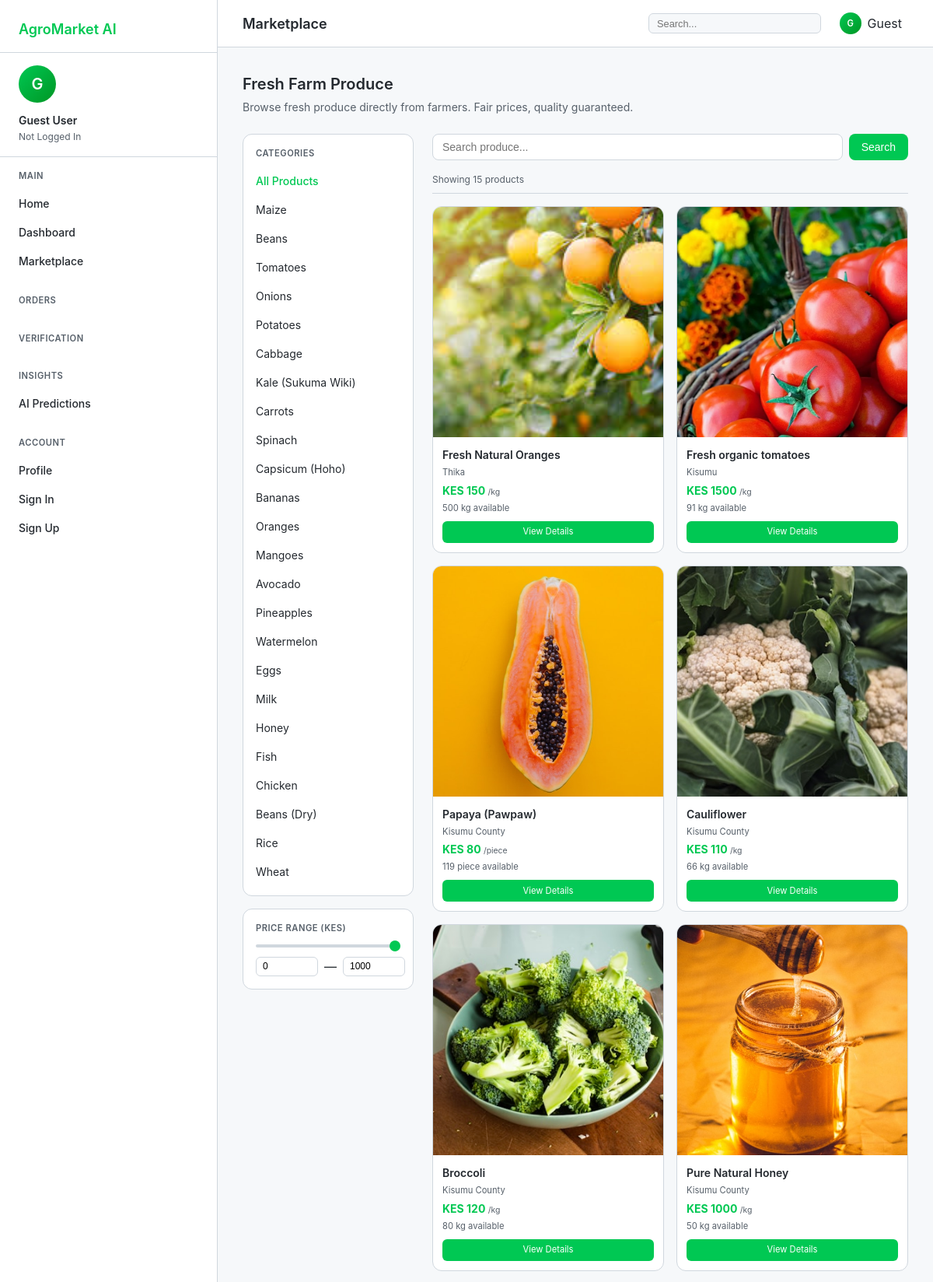
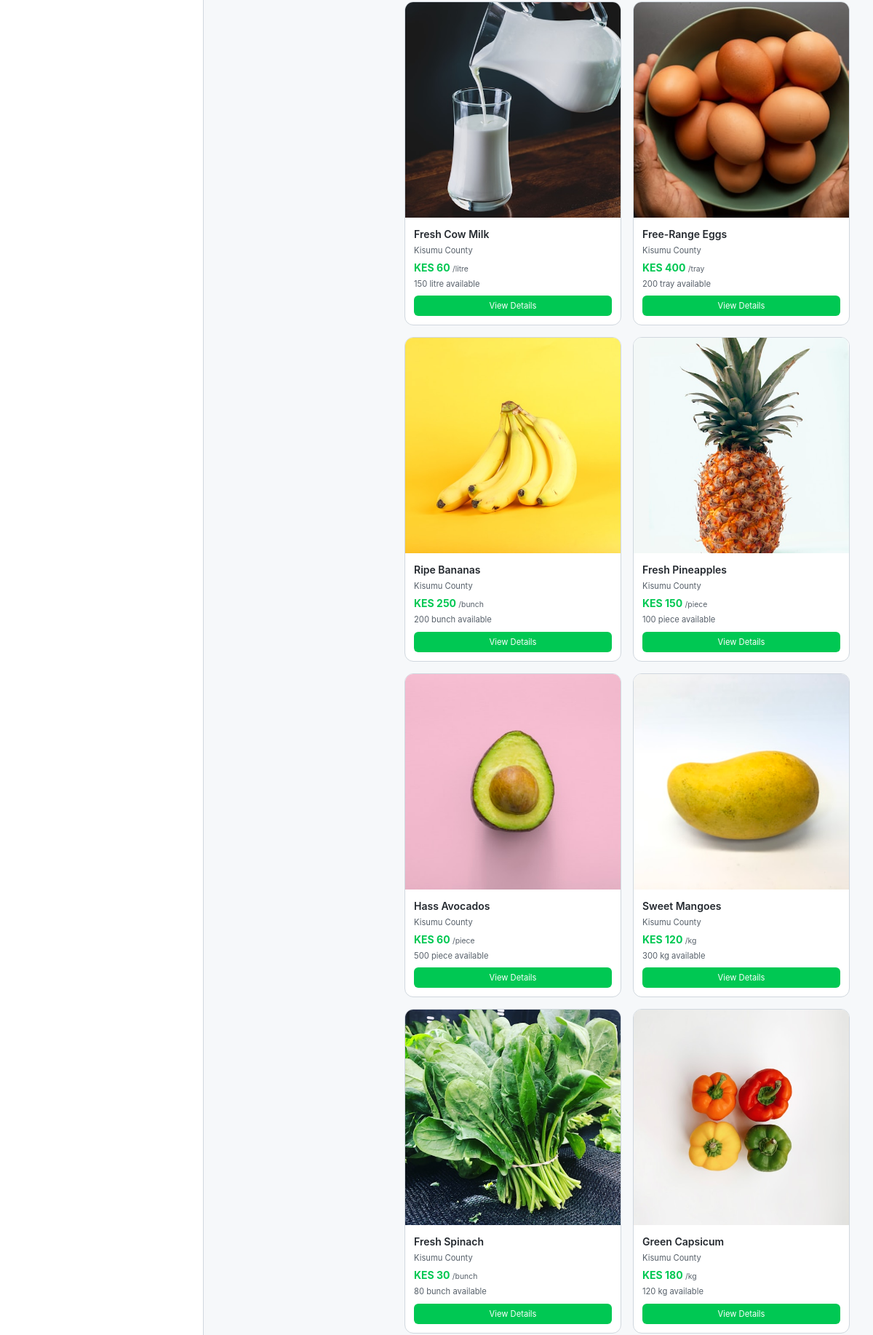
The app's page /marketplace/ (upper part) with its own data (2 pictures, top to bottom).
### marketplace/models.py (models this page shows, shortened)
class Category(models.Model):
    name = models.CharField(max_length=50, unique=True)
    description = models.TextField(blank=True)
    icon = models.CharField(max_length=50, blank=True)
    created_at = models.DateTimeField(auto_now_add=True)
    class Meta:
        verbose_name_plural = 'Categories'

class Produce(models.Model):
    UNIT_CHOICES = [
        ('kg', 'Kilogram'),
        ('g', 'Gram'),
        ('piece', 'Piece'),
        ('bunch', 'Bunch'),
        ('sack', 'Sack'),
        ('tray', 'Tray'),
        ('litre', 'Litre'),
    ]
    STATUS_CHOICES = [
        ('available', 'Available'),
        ('sold_out', 'Sold Out'),
        ('low_stock', 'Low Stock'),
        ('discontinued', 'Discontinued'),
    ]
    farmer = models.ForeignKey(User, on_delete=models.CASCADE, related_name='produce_list')
    category = models.ForeignKey(Category, on_delete=models.SET_NULL, null=True)
    name = models.CharField(max_length=100)
    description = models.TextField()
    quantity = models.DecimalField(max_digits=10, decimal_places=2)
    unit = models.CharField(max_length=10, choices=UNIT_CHOICES, default='kg')
    price = models.DecimalField(max_digits=10, decimal_places=2)
    location = models.CharField(max_length=200)
    image = models.ImageField(upload_to='produce/', null=True, blank=True)
    video_url = models.URLField(max_length=500, blank=True, null=True)
    status = models.CharField(max_length=20, choices=STATUS_CHOICES, default='available')
    is_deleted = models.BooleanField(default=False)
    created_at = models.DateTimeField(auto_now_add=True)
    updated_at = models.DateTimeField(auto_now=True)

### marketplace/views.py (the view)
# urls.py: path('', views.marketplace_home, name='marketplace'),
def marketplace_home(request):
    categories = Category.objects.all()
    produce_list = Produce.objects.filter(
        is_deleted=False
    ).order_by('-created_at')
    category_id = request.GET.get('category')
    if category_id:
        produce_list = produce_list.filter(category_id=category_id)
    search_query = request.GET.get('q')
    if search_query:
        produce_list = produce_list.filter(name__icontains=search_query)
    context = {
        'categories': categories,
        'produce_list': produce_list,
    }
    return render(request, 'marketplace/marketplace_home.html', context)

### templates/marketplace/marketplace_home.html (shortened to what this page needs)
{% extends 'dashboard_base.html' %}
{% load static %}
{% block page_title %}Marketplace{% endblock %}
{% block dashboard_content %}
<div class="marketplace-header">
    <h1>Fresh Farm Produce</h1>
    <p>Browse fresh produce directly from farmers. Fair prices, quality guaranteed.</p>
</div>
<div class="marketplace-layout">
    <aside class="filters-sidebar">
        <div class="filter-section">
            <h3>Categories</h3>
            <div class="filter-options">
                <a href="/marketplace/" class="filter-link {% if not request.GET.category %}active{% endif %}">All Products</a>
                {% for category in categories %}
                <a href="/marketplace/?category={{ category.id }}"
                   class="filter-link {% if request.GET.category == category.id|stringformat:'s' %}active{% endif %}">
                    {{ category.name }}
                </a>
                {% endfor %}
            </div>
        </div>
        <div class="filter-section">
            <h3>Price Range (KES)</h3>
            <div class="price-range">
                <input type="range" id="priceRange" min="0" max="1000" step="10" value="1000">
                <div class="price-inputs">
                    <input type="number" id="minPrice" placeholder="Min" value="0">
                    <span>—</span>
                    <input type="number" id="maxPrice" placeholder="Max" value="1000">
                </div>
            </div>
        </div>
    </aside>
    <main class="marketplace-main">
        <div class="search-bar">
            <form method="get">
                <input type="text" name="q" placeholder="Search produce..." value="{{ request.GET.q }}">
                <button type="submit">Search</button>
            </form>
        </div>
        <div class="results-count">
            Showing {{ produce_list|length }} product{% if produce_list|length != 1 %}s{% endif %}
        </div>
        <div class="products-grid">
            {% for produce in produce_list %}
            <div class="product-card" onclick="location.href='/marketplace/produce/{{ produce.id }}/'">
                <div class="product-image">
                    {% if produce.image %}
                        <img src="{{ produce.image.url }}" alt="{{ produce.name }}">
                    {% else %}
                        <span>No image</span>
                    {% endif %}
                </div>
                <div class="product-info">
                    <div class="product-name">{{ produce.name }}</div>
                    <div class="product-location">{{ produce.location }}</div>
                    <div class="product-price">KES {{ produce.price|floatformat:0 }} <span>/{{ produce.unit }}</span></div>
                    <div class="product-stock">{{ produce.quantity|floatformat:0 }} {{ produce.unit }} available</div>
                    <a href="/marketplace/produce/{{ produce.id }}/" class="btn-view" onclick="event.stopPropagation()">View Details</a>
                </div>
            </div>
            {% empty %}
            <div class="empty-state">
                <div>No produce available right now.</div>
                <div style="font-size: 0.75rem; margin-top: 0.5rem;">Check back later for fresh produce from our farmers.</div>
            </div>
            {% endfor %}
        </div>
    </main>
</div>
{% endblock %}

### templates/dashboard_base.html (style rules this page uses)
* { margin: 0; padding: 0; box-sizing: border-box; }
:root { --primary: #00c853; --primary-dark: #009624; --primary-light: #5efc82; --gold: #ffd700; --text-dark: #24292f; --text-muted: #57606a; --border: #d0d7de; --bg-light: #f6f8fa; --sidebar-bg: #ffffff; --sidebar-text: #24292f; --sidebar-hover: #f3f4f6; --sidebar-active: #00c853; --card-shadow: 0 1px 3px rgba(0,0,0,0.05); --header-bg: #ffffff; }
body { font-family: -apple-system, BlinkMacSystemFont, 'Segoe UI', 'Noto Sans', Helvetica, Arial, sans-serif; background-color: var(--bg-light); color: var(--text-dark); line-height: 1.5; }

### templates/marketplace/marketplace_home.html (style rules this page uses)
.marketplace-header { margin-bottom: 1.5rem; }
.marketplace-header h1 { font-size: 1.25rem; font-weight: 600; margin-bottom: 0.25rem; }
.marketplace-header p { font-size: 0.875rem; color: var(--text-muted); }
.marketplace-layout { display: flex; gap: 1.5rem; }
.filters-sidebar { width: 220px; flex-shrink: 0; }
.filter-section { background: white; border: 1px solid var(--border); border-radius: 12px; padding: 1rem; margin-bottom: 1rem; }
.filter-section h3 { font-size: 0.7rem; font-weight: 600; text-transform: uppercase; letter-spacing: 0.5px; color: var(--text-muted); margin-bottom: 0.75rem; }
.filter-options { display: flex; flex-direction: column; gap: 0.5rem; }
.filter-link { font-size: 0.875rem; color: var(--text-dark); text-decoration: none; padding: 0.25rem 0; transition: color 0.2s; display: block; }
.filter-link.active { color: var(--primary); font-weight: 500; }
.price-range { display: flex; flex-direction: column; gap: 0.75rem; }
.price-range input[type="range"] { width: 100%; height: 4px; -webkit-appearance: none; background: var(--border); border-radius: 2px; }
.price-inputs { display: flex; align-items: center; gap: 0.5rem; }
.price-inputs input { width: 80px; padding: 0.3rem 0.5rem; border: 1px solid var(--border); border-radius: 6px; font-size: 0.75rem; }
.marketplace-main { flex: 1; }
.search-bar { margin-bottom: 1rem; }
.search-bar form { display: flex; gap: 0.5rem; }
.search-bar input { flex: 1; padding: 0.5rem 0.75rem; border: 1px solid var(--border); border-radius: 8px; font-size: 0.875rem; outline: none; }
.search-bar button { padding: 0.5rem 1rem; background: var(--primary); color: white; border: none; border-radius: 8px; cursor: pointer; font-size: 0.875rem; }
.results-count { font-size: 0.75rem; color: var(--text-muted); margin-bottom: 1rem; padding-bottom: 0.5rem; border-bottom: 1px solid var(--border); }
.products-grid { display: grid; grid-template-columns: repeat(auto-fill, minmax(200px, 1fr)); gap: 1rem; }
.product-card { background: white; border: 1px solid var(--border); border-radius: 12px; overflow: hidden; cursor: pointer; transition: transform 0.2s, box-shadow 0.2s; }
.product-image { aspect-ratio: 1 / 1; background: var(--bg-light); display: flex; align-items: center; justify-content: center; overflow: hidden; }
.product-image img { width: 100%; height: 100%; object-fit: cover; }
.product-info { padding: 0.75rem; }
.product-name { font-weight: 600; font-size: 0.875rem; margin-bottom: 0.25rem; white-space: nowrap; overflow: hidden; text-overflow: ellipsis; }
.product-location { font-size: 0.7rem; color: var(--text-muted); margin-bottom: 0.25rem; }
.product-price { font-size: 0.875rem; font-weight: 700; color: var(--primary); margin-bottom: 0.25rem; }
.product-price span { font-size: 0.65rem; font-weight: normal; color: var(--text-muted); }
.product-stock { font-size: 0.7rem; color: var(--text-muted); margin-bottom: 0.5rem; }
.btn-view { display: block; text-align: center; background-color: var(--primary); color: white; text-decoration: none; padding: 0.35rem; border-radius: 6px; font-size: 0.7rem; transition: background 0.2s; }

### records on screen
Category: name "Maize"
Category: name "Beans"
Category: name "Tomatoes"
Category: name "Onions"
Category: name "Potatoes"
Category: name "Cabbage"
Category: name "Kale (Sukuma Wiki)"
Category: name "Carrots"
Category: name "Spinach"
Category: name "Capsicum (Hoho)"
Category: name "Bananas"
Category: name "Oranges"
Category: name "Mangoes"
Category: name "Avocado"
Category: name "Pineapples"
Category: name "Watermelon"
Category: name "Eggs"
Category: name "Milk"
Category: name "Honey"
Category: name "Fish"
Category: name "Chicken"
Category: name "Beans (Dry)"
Category: name "Rice"
Category: name "Wheat"
Produce: image (picture), name "Fresh Natural Oranges", location "Thika", price "150", unit "kg", quantity "500"
Produce: image (picture), name "Fresh organic tomatoes", location "Kisumu", price "1500", unit "kg", quantity "91"
Produce: image (picture), name "Papaya (Pawpaw)", location "Kisumu County", price "80", unit "piece", quantity "119"
Produce: image (picture), name "Cauliflower", location "Kisumu County", price "110", unit "kg", quantity "66"
Produce: image (picture), name "Broccoli", location "Kisumu County", price "120", unit "kg", quantity "80"
Produce: image (picture), name "Pure Natural Honey", location "Kisumu County", price "1000", unit "kg", quantity "50"
Produce: image (picture), name "Fresh Cow Milk", location "Kisumu County", price "60", unit "litre", quantity "150"
Produce: image (picture), name "Free-Range Eggs", location "Kisumu County", price "400", unit "tray", quantity "200"
Produce: image (picture), name "Ripe Bananas", location "Kisumu County", price "250", unit "bunch", quantity "200"
Produce: image (picture), name "Fresh Pineapples", location "Kisumu County", price "150", unit "piece", quantity "100"
Produce: image (picture), name "Hass Avocados", location "Kisumu County", price "60", unit "piece", quantity "500"
Produce: image (picture), name "Sweet Mangoes", location "Kisumu County", price "120", unit "kg", quantity "300"
Produce: image (picture), name "Fresh Spinach", location "Kisumu County", price "30", unit "bunch", quantity "80"
Produce: image (picture), name "Green Capsicum", location "Kisumu County", price "180", unit "kg", quantity "120"

### other values on screen
{{ produce_list|length }} "15"
